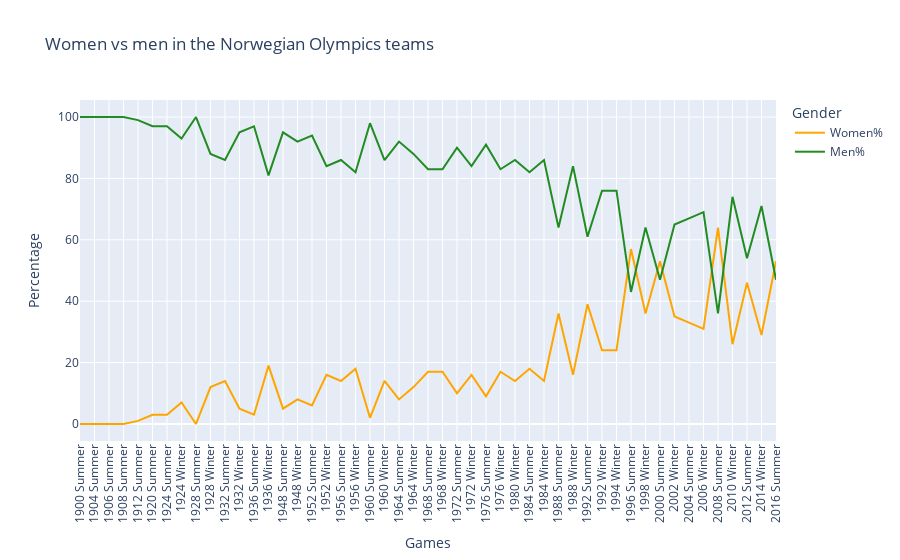

The cell this chart's notebook holds for it:
### Code cell
nor_athletes["Women%"] = ((nor_athletes["Women"] / nor_athletes["All"]) * 100).round(0).astype(int)
nor_athletes["Men%"] = ((nor_athletes["Men"] / nor_athletes["All"]) * 100).round(0).astype(int)
nor_athletes = nor_athletes.reindex(columns=["Games", "All", "Women", "Women%", "Men", "Men%"])
display(nor_athletes.tail())
fig = px.line(nor_athletes, x="Games", y=["Women%", "Men%"], color_discrete_sequence=["orange", "forestgreen"], labels={"value": "Percentage", "variable": "Gender"}, title="Women vs men in the Norwegian Olympics teams")
fig.update_xaxes(tickangle=-90)
fig.show()

### Figure 1 — Plotly figure (JSON) as saved in the notebook; plotly's stock layout.template omitted (floating-point values rounded to 4 significant figures)
{"data": [{"hovertemplate": "Gender=Women%<br>Games=%{x}<br>Percentage=%{y}<extra></extra>", "legendgroup": "Women%", "line": {"color": "orange", "dash": "solid"}, "marker": {"symbol": "circle"}, "mode": "lines", "name": "Women%", "orientation": "v", "showlegend": true, "type": "scatter", "x": ["1900 Summer", "1904 Summer", "1906 Summer", "1908 Summer", "1912 Summer", "1920 Summer", "1924 Summer", "1924 Winter", "1928 Summer", "1928 Winter", "1932 Summer", "1932 Winter", "1936 Summer", "1936 Winter", "1948 Summer", "1948 Winter", "1952 Summer", "1952 Winter", "1956 Summer", "1956 Winter", "1960 Summer", "1960 Winter", "1964 Summer", "1964 Winter", "1968 Summer", "1968 Winter", "1972 Summer", "1972 Winter", "1976 Summer", "1976 Winter", "1980 Winter", "1984 Summer", "1984 Winter", "1988 Summer", "1988 Winter", "1992 Summer", "1992 Winter", "1994 Winter", "1996 Summer", "1998 Winter", "2000 Summer", "2002 Winter", "2004 Summer", "2006 Winter", "2008 Summer", "2010 Winter", "2012 Summer", "2014 Winter", "2016 Summer"], "xaxis": "x", "y": [0, 0, 0, 0, 1, 3, 3, 7, 0, 12, 14, 5, 3, 19, 5, 8, 6, 16, 14, 18, 2, 14, 8, 12, 17, 17, 10, 16, 9, 17, 14, 18, 14, 36, 16, 39, 24, 24, 57, 36, 53, 35, 33, 31, 64, 26, 46, 29, 53], "yaxis": "y"}, {"hovertemplate": "Gender=Men%<br>Games=%{x}<br>Percentage=%{y}<extra></extra>", "legendgroup": "Men%", "line": {"color": "forestgreen", "dash": "solid"}, "marker": {"symbol": "circle"}, "mode": "lines", "name": "Men%", "orientation": "v", "showlegend": true, "type": "scatter", "x": ["1900 Summer", "1904 Summer", "1906 Summer", "1908 Summer", "1912 Summer", "1920 Summer", "1924 Summer", "1924 Winter", "1928 Summer", "1928 Winter", "1932 Summer", "1932 Winter", "1936 Summer", "1936 Winter", "1948 Summer", "1948 Winter", "1952 Summer", "1952 Winter", "1956 Summer", "1956 Winter", "1960 Summer", "1960 Winter", "1964 Summer", "1964 Winter", "1968 Summer", "1968 Winter", "1972 Summer", "1972 Winter", "1976 Summer", "1976 Winter", "1980 Winter", "1984 Summer", "1984 Winter", "1988 Summer", "1988 Winter", "1992 Summer", "1992 Winter", "1994 Winter", "1996 Summer", "1998 Winter", "2000 Summer", "2002 Winter", "2004 Summer", "2006 Winter", "2008 Summer", "2010 Winter", "2012 Summer", "2014 Winter", "2016 Summer"], "xaxis": "x", "y": [100, 100, 100, 100, 99, 97, 97, 93, 100, 88, 86, 95, 97, 81, 95, 92, 94, 84, 86, 82, 98, 86, 92, 88, 83, 83, 90, 84, 91, 83, 86, 82, 86, 64, 84, 61, 76, 76, 43, 64, 47, 65, 67, 69, 36, 74, 54, 71, 47], "yaxis": "y"}], "layout": {"legend": {"title": {"text": "Gender"}, "tracegroupgap": 0}, "title": {"text": "Women vs men in the Norwegian Olympics teams"}, "xaxis": {"anchor": "y", "domain": [0, 1], "tickangle": -90, "title": {"text": "Games"}}, "yaxis": {"anchor": "x", "domain": [0, 1], "title": {"text": "Percentage"}}}}
